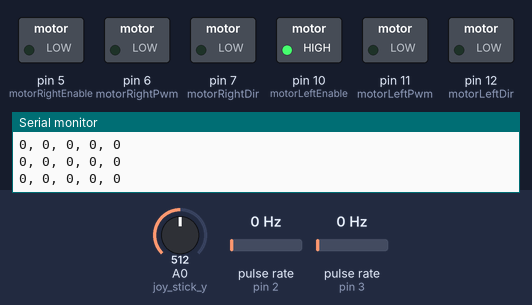
A sketch run on a simulated Arduino Mega 2560, built with avr-gcc and run on an emulated ATmega2560. On the bench: switched loads named in the sketch (green lamp = pin HIGH), the last lines printed to the serial monitor. Wiring (inferred from the names in the program): 2 × pulse sensor: data pin 2 / data pin 3. Dashed ring = blinking. The test bench sets the inputs (shaded band); at power-on: A0 (joy_stick_y) = 512, pulse rate (sensors on pin 2, pin 3) 0 Hz.

Above: at 0.91 s.
1.3 s: A0 (joy_stick_y) set to 391
4.3 s: A0 (joy_stick_y) set to 367
At 5.6 s:
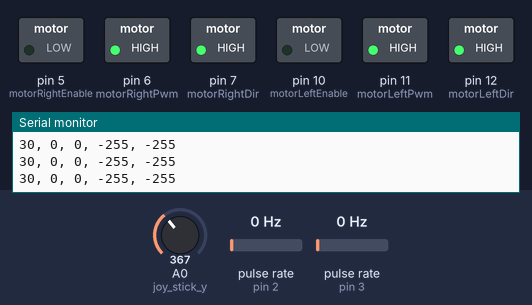
7.3 s: A0 (joy_stick_y) set to 394
At 7.48 s:
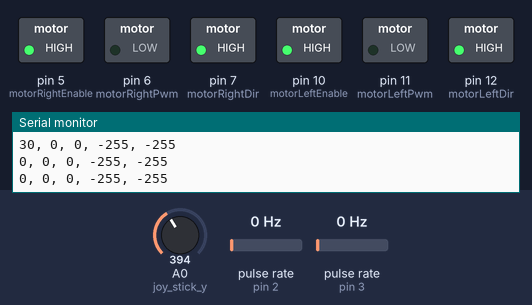
10.3 s: A0 (joy_stick_y) set to 628
13.3 s: A0 (joy_stick_y) set to 659
At 13.8 s:
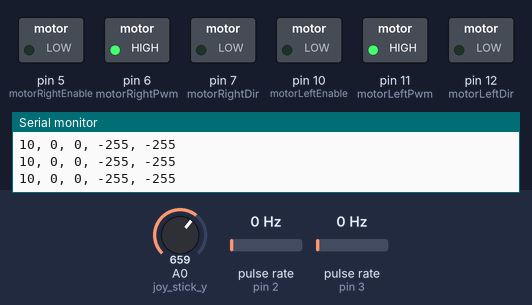
14.8 s: A0 (joy_stick_y) set to 374
At 15.5 s:
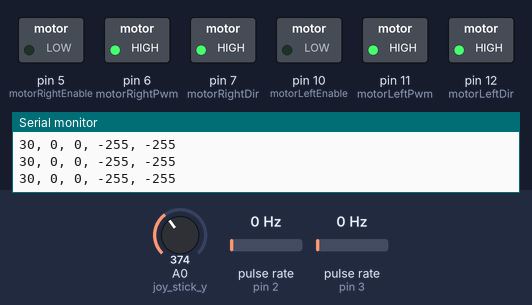
Timing chart, 0 to 17.3 s (numbered marks = the images above; inputs shaded):
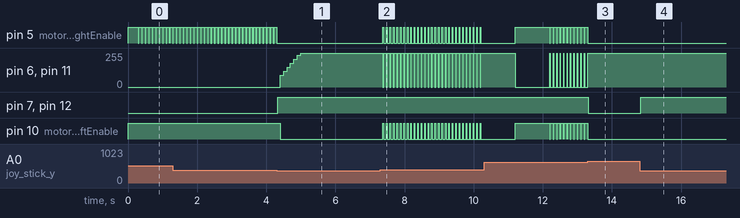

Measured:
- the behaviour switches between 384 and 383 on A0 (joy_stick_y) (found by bisection; images 0 and 1)
- the behaviour switches between 640 and 641 on A0 (joy_stick_y) (found by bisection; images 2 and 3)
- after the input at 4.3 s, pin 5 (motorRightEnable): goes on until 4.3 s, then stays LOW; pin 6 (motorRightPwm), pin 11 (motorLeftPwm): moves from 0/255 to 255/255 over 0.60 s, starting after 0.10 s; pin 7 (motorRightDir), pin 12 (motorLeftDir): LOW → HIGH at once; pin 10 (motorLeftEnable): HIGH → LOW after 0.10 s
- after the input at 7.3 s, pin 5 (motorRightEnable), pin 10 (motorLeftEnable): alternates HIGH for 0.02 s and LOW for 0.08 s, starting after 0.07 s; pin 6 (motorRightPwm), pin 11 (motorLeftPwm): alternates 255/255 for 0.08 s and 0/255 for 0.02 s, starting after 0.07 s
- after the input at 13.3 s, pin 5 (motorRightEnable), pin 10 (motorLeftEnable): goes on until 13.3 s, then stays LOW; pin 6 (motorRightPwm), pin 11 (motorLeftPwm): goes on until 13.3 s, then stays 255/255; pin 7 (motorRightDir), pin 12 (motorLeftDir): HIGH → LOW at once
- after the input at 14.8 s, pin 7 (motorRightDir), pin 12 (motorLeftDir): LOW → HIGH at once
- by itself, pin 5 (motorRightEnable): alternates HIGH for 0.08 s and LOW for 0.02 s

The sketch:

sketch_2.ino
```cpp
#include <MsTimer2.h>

// 오른쪽 모터 핀
#define motorRightEnc 2
#define motorRightEnable 5
#define motorRightPwm 6
#define motorRightDir 7
// 오른쪽 모터 핀
#define motorLeftEnc 3
#define motorLeftEnable 10
#define motorLeftPwm 11
#define motorLeftDir 12
// 모터 관련 변수
int enc_pulse_right = 0;
int enc_cnt_right = 0;
int enc_pulse_left = 0;
int enc_cnt_left = 0;

// pid제어기 변수
// 오른쪽용 PID제어기 제어 이득
double right_proportion = 2;
double right_integral = 1;
double right_derivative = 0;
// 오른쪽용 PID제어기 제어 이득
double left_proportion = 2;
double left_integral = 1;
double left_derivative = 0;

// PID 오차값 전역변수로 선언
// 오른쪽 모터용
float err_right_P = 0;
float err_right_I = 0;
float err_right_D = 0;
float err_right_B = 0 ;
// 왼쪽 모터용
float err_left_P = 0;
float err_left_I = 0;
float err_left_D = 0;
float err_left_B = 0;

// sw 변수
#define sw_down 22
#define sw_up 23

// 조이스틱 핀
#define joy_stick_x 1
#define joy_stick_y 0

// 기타 변수
int speed = 0;
int target_right = 0;
int target_left = 0;
int right_pid_val = 0;
int left_pid_val = 0;


// 외부 인터럽스 서비스 루틴
void motorRightEncoderPulseRead()
{
    enc_pulse_right++;
}
void motorLeftEncoderPulseRead()
{
    enc_pulse_left++;
}

// 펄스 초기화 함수
void encoderRightInitial()
{
    enc_cnt_right = enc_pulse_right;
    enc_pulse_right = 0;
}
void encoderLeftInitial()
{
    enc_cnt_left = enc_pulse_left;
    enc_pulse_left = 0;
}

// 스피드-목표값 함수
void speedToTargetR(int speed)
{
    target_right = speed;
}
void speedToTargetL(int speed)
{
    target_left = speed;
}

// PID 함수
void motorRightEncoderToPID()
{
    // PID 에러 계산
    err_right_P = enc_cnt_right - target_right;
    err_right_I += err_right_P;
    err_right_D = err_right_B - err_right_P;
    err_right_B = err_right_P;

    // PID 제어기
    right_pid_val = ((err_right_P * right_proportion) + (err_right_I * right_integral) + (err_right_D * right_derivative));

    // PID 제어기 한계값 지정
    // -255 ~ 255
    if (right_pid_val >= 255)
        right_pid_val = 255;
    if (right_pid_val <= -255)
        right_pid_val = -255;

    // PID값을 이용하여 모터 제어

    PIDToMotorR(right_pid_val);
}
void motorLeftEncoderToPID()
{
    // PID 에러 계산
    err_left_P = enc_cnt_left - target_left;
    err_left_I += err_left_P;
    err_left_D = err_left_B - err_left_P;
    err_left_B = err_left_P;

    // PID 제어기
    left_pid_val = ((err_left_P * left_proportion) + (err_left_I * left_integral) + (err_left_D * left_derivative));

    // PID 제어기 한계값 지정
    // -255 ~ 255
    if (left_pid_val >= 255)
        left_pid_val = 255;
    if (left_pid_val <= -255)
        left_pid_val = -255;

    // PID값을 이용하여 모터 제어

    PIDToMotorL(left_pid_val);
}

// 모터 제어 함수
void PIDToMotorR(int motor_right_speed)
{
    if (motor_right_speed < 0)
    {
        digitalWrite(motorRightEnable, LOW);
        analogWrite(motorRightPwm, abs(motor_right_speed));
    }
    else
    {
        digitalWrite(motorRightEnable, LOW);
        analogWrite(motorRightPwm, 0);
    }
}
void PIDToMotorL(int motor_left_speed)
{
    if (motor_left_speed < 0)
    {
        digitalWrite(motorLeftEnable, LOW);
        analogWrite(motorLeftPwm, abs(motor_left_speed));
    }
    else
    {
        digitalWrite(motorLeftEnable, HIGH);
        analogWrite(motorLeftPwm, 0);
    }
}

// 타이머 인터럽트 서비스 루틴 함수
void timerInterrupt()
{
    encoderRightInitial();
    encoderLeftInitial();
    motorRightEncoderToPID();
    motorLeftEncoderToPID();
}

// 조이스틱 제어 함수
void joystickToSpeed()
{
    // 전진
    if (analogRead(joy_stick_y) > 640)
    {
        digitalWrite(motorRightDir, LOW);
        digitalWrite(motorLeftDir, LOW);
        if ((analogRead(joy_stick_y) >= 640 && analogRead(joy_stick_y) <= 768))
        {
            speed = 10;
        }
        else if ((analogRead(joy_stick_y) > 768 && analogRead(joy_stick_y) <= 896))
        {
            speed = 20;
        }
        else if ((analogRead(joy_stick_y) > 896 && analogRead(joy_stick_y) <= 1023))
        {
            speed = 30;
        }
    }
    // 후진
    else if (analogRead(joy_stick_y) < 384)
    {
        digitalWrite(motorRightDir, HIGH);
        digitalWrite(motorLeftDir, HIGH);
        if (analogRead(joy_stick_y) > 256 && analogRead(joy_stick_y) <= 384)
        {
            speed = 30;
        }
        else if (analogRead(joy_stick_y) > 128 && analogRead(joy_stick_y) <= 256)
        {
            speed = 60;
        }
        else if (analogRead(joy_stick_y) >= 0 && analogRead(joy_stick_y) <= 128)
        {
            speed = 90;
        }
    }
    else
    {
        speed = 0;
        digitalWrite(motorRightEnable, HIGH);
        analogWrite(motorRightPwm, 0);
        digitalWrite(motorLeftEnable, HIGH);
        analogWrite(motorLeftPwm, 0);
    }
}

// 셋업
void setup()
{
    // 시리얼 9600
    // 시리얼 9600
    Serial.begin(9600);
    Serial.println("speed, enc_cnt_right, enc_cnt_left, right_pid, left_pid");

    // 외부 인터럽트 0, 1 설정
    // 라이징 엣지 마다 인터럽트 발생
    // 외부 인터럽트 서비스 루틴 실행 -> motorRightEncoderPulseRead/motorLeftEncoderPulseRead
    attachInterrupt(digitalPinToInterrupt(motorRightEnc), motorRightEncoderPulseRead, RISING);
    attachInterrupt(digitalPinToInterrupt(motorLeftEnc), motorLeftEncoderPulseRead, RISING);

    // 타이머 2 설정
    // 0.5초마다 타이머 인터럽트 발생
    // 타이머 인터럽트 서비스 루틴 실행 -> timerInterrupt
    MsTimer2::set(100, timerInterrupt);
    MsTimer2::start();

    // 핀모드 설정
    // R 모터 핀절성
    pinMode(motorRightPwm, OUTPUT);
    pinMode(motorRightEnable, OUTPUT);
    pinMode(motorRightDir, OUTPUT);
    pinMode(motorRightEnc, INPUT);
    // L 모터 핀절성
    pinMode(motorLeftPwm, OUTPUT);
    pinMode(motorLeftEnable, OUTPUT);
    pinMode(motorLeftDir, OUTPUT);
    pinMode(motorLeftEnc, INPUT);

    // 택트 버튼 설정
    pinMode(sw_up, INPUT_PULLUP);
    pinMode(sw_down, INPUT_PULLUP);

    // 조이스틱 설정
    pinMode(joy_stick_x, INPUT);
    pinMode(joy_stick_y, INPUT);
}

// 루프
void loop()
{
    joystickToSpeed();

    speedToTargetR(speed);
    speedToTargetL(speed);

    Serial.print(speed);
    Serial.print(", ");
    Serial.print(enc_cnt_right);
    Serial.print(", ");
    Serial.print(enc_cnt_left);
    Serial.print(", ");
    Serial.print(right_pid_val);
    Serial.print(", ");
    Serial.println(left_pid_val);
    delay(100);
}
```
